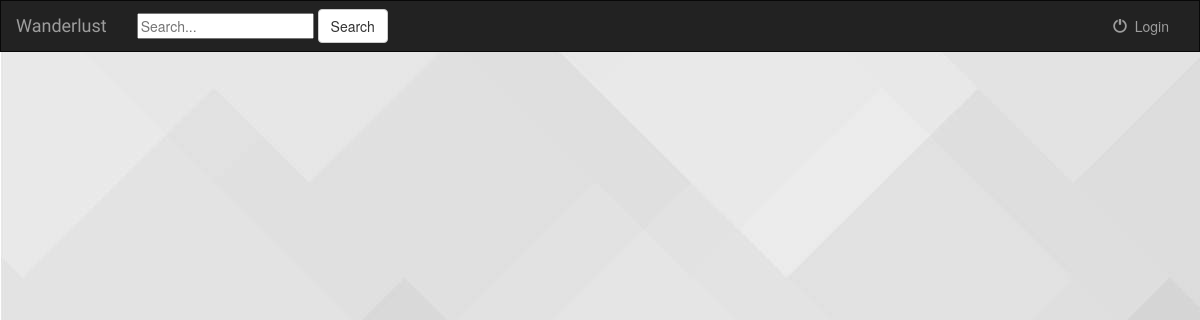
The app's page /Wanderlust/, older data.
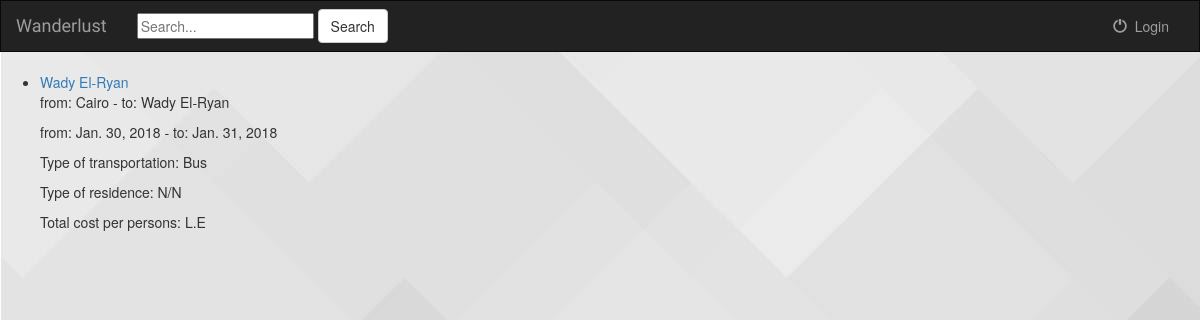
The same page, newer data.
### trips/models.py (models this page shows, shortened)
class Trip(models.Model):
    name = models.CharField(max_length=250)
    origin = models.CharField(max_length=50, default="Cairo")
    destination = models.CharField(max_length=50)
    departing_date = models.DateField()
    returning_date = models.DateField()
    transportstion = models.CharField(max_length=10, choices=trans_Choices)
    residence = models.CharField(max_length=20, choices=residence_Choices)
    adult_price = models.PositiveSmallIntegerField(default=0)
    kid_price = models.PositiveSmallIntegerField(default=0)
    capacity = models.PositiveSmallIntegerField(default=0)
    reservation = models.ManyToManyField(User, blank=True)
    trip_image1 = models.FileField(default='', blank=True)
    trip_image2 = models.FileField(default='', blank=True)
    trip_image3 = models.FileField(default='', blank=True)
    def check_time(self):
        date_today = date.today()
        if  date_today <= self.departing_date :
            return True
        else:
            return False

### trips/views.py (the view)
class IndexView(generic.ListView):
    template_name = 'trips/index.html'
    context_object_name = 'all_trips'
    def get_queryset(self):
        query = self.request.GET.get('q')
        if query:
            return Trip.objects.filter(
                Q(name__icontains=query) |
                Q(destination__icontains=query)
            )
        else:
            return Trip.objects.all()

### trips/templates/trips/index.html
{%  extends 'trips/base.html' %}
{%  block body %}
    <div>
        <ul>
            {% for trip in all_trips %}
                {%  if trip.check_time %}
                 <li>
                     <a href = "{% url 'trips:detail' trip.id %}"> {{ trip.name }}</a>
                     <p>from: {{ trip.origin  }} - to: {{ trip.destination  }}</p>
                     <p>from: {{ trip.departing_date  }} - to: {{ trip.returning_date  }}</p>
                     <p>Type of transportation: {{ trip.get_transportstion_display }} </p>
                     <p>Type of residence: {{ trip.get_residence_display }} </p>
                     <p>Total cost per persons: {{ trip.price }} L.E</p>
                 <br>
                 </li>
                {% endif %}
            {%  endfor %}
        </ul>
    </div>
{%  endblock %}

Row changes from the older to the newer data that the page shows:
added Trip: name "Wady El-Ryan", origin "Cairo", destination "Wady El-Ryan", departing_date "Jan. 30, 2018", returning_date "Jan. 31, 2018", transportstion "Bus", residence "N/N"
